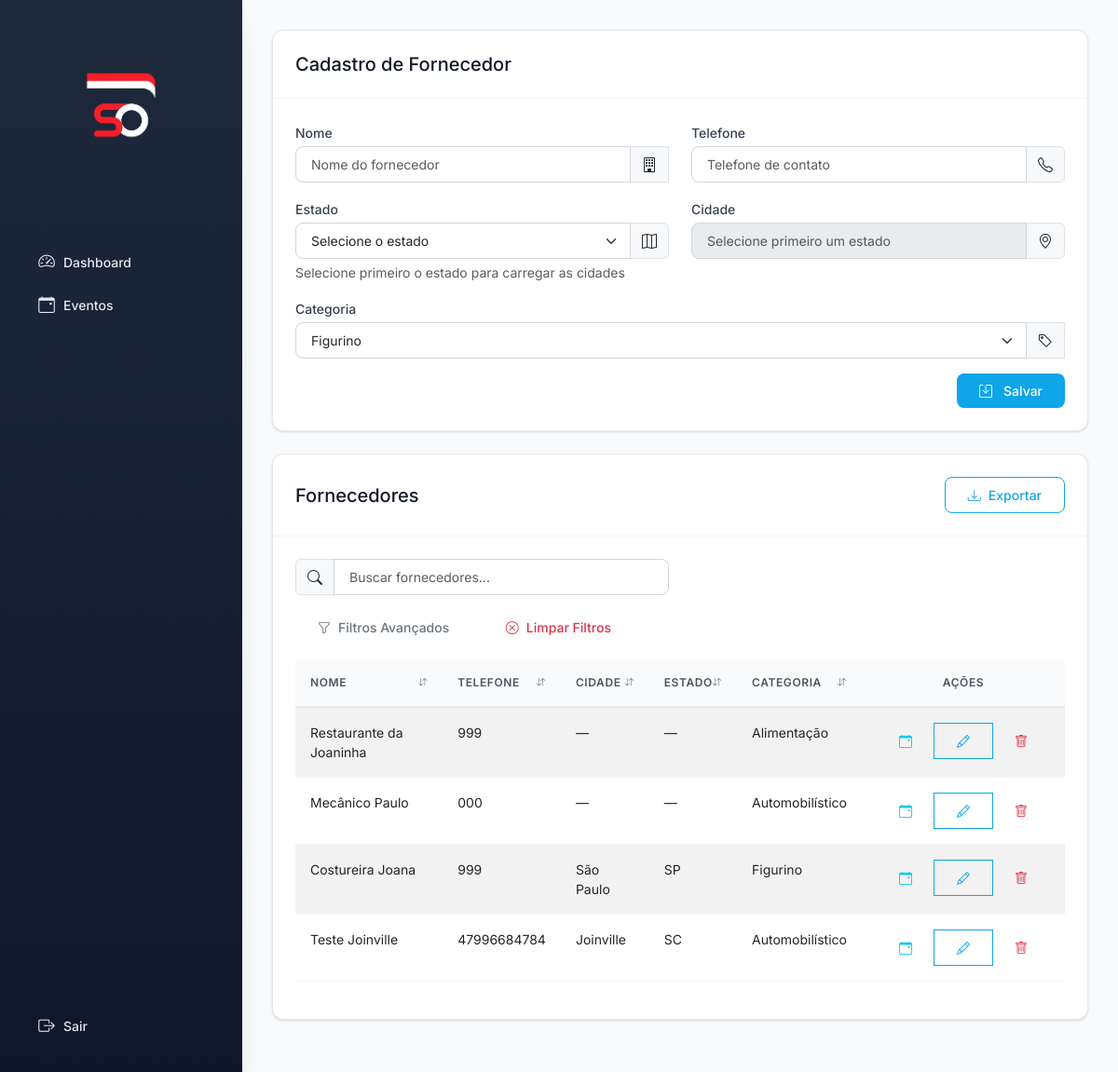
Page /cadastros/fornecedores on the committed database.
### models.py (models this page shows)
class Fornecedor(db.Model):
    __tablename__ = 'fornecedor'
    id_fornecedor = db.Column(db.Integer, primary_key=True)
    nome = db.Column(db.String, nullable=False)
    telefone = db.Column(db.String)
    cidade = db.Column(db.String)
    estado = db.Column(db.String)
    id_categoria_fornecedor = db.Column(db.Integer, db.ForeignKey('categoria_fornecedor.id_categoria_fornecedor'))

class CategoriaFornecedor(db.Model):
    __tablename__ = 'categoria_fornecedor'
    id_categoria_fornecedor = db.Column(db.Integer, primary_key=True)
    nome = db.Column(db.String, nullable=False)
    fornecedores = db.relationship('Fornecedor', backref='categoria')

### app.py (the view, shortened to what this page needs)
@app.route('/cadastros/fornecedores', methods=['GET', 'POST'])
def cadastrar_fornecedor():
    categorias_existentes = CategoriaFornecedor.query.all()
    if not categorias_existentes:
        flash('É necessário cadastrar pelo menos uma categoria de fornecedor antes de cadastrar fornecedores.', 'warning')
        return redirect(url_for('cadastrar_categoria_fornecedor'))
    form = FornecedorForm()
    form.id_categoria_fornecedor.choices = [(c.id_categoria_fornecedor, c.nome) for c in categorias_existentes]
    fornecedores = Fornecedor.query.all()
    return render_template('fornecedores.html', form=form, fornecedores=fornecedores)

### forms.py
class FornecedorForm(FlaskForm):
    ESTADOS_BRASILEIROS = [
        ('', 'Selecione o estado'),
        ('AC', 'Acre'),
        ('AL', 'Alagoas'),
        ('AP', 'Amapá'),
        ('AM', 'Amazonas'),
        ('BA', 'Bahia'),
        ('CE', 'Ceará'),
        ('DF', 'Distrito Federal'),
        ('ES', 'Espírito Santo'),
        ('GO', 'Goiás'),
        ('MA', 'Maranhão'),
        ('MT', 'Mato Grosso'),
        ('MS', 'Mato Grosso do Sul'),
        ('MG', 'Minas Gerais'),
        ('PA', 'Pará'),
        ('PB', 'Paraíba'),
        ('PR', 'Paraná'),
        ('PE', 'Pernambuco'),
        ('PI', 'Piauí'),
        ('RJ', 'Rio de Janeiro'),
        ('RN', 'Rio Grande do Norte'),
        ('RS', 'Rio Grande do Sul'),
        ('RO', 'Rondônia'),
        ('RR', 'Roraima'),
        ('SC', 'Santa Catarina'),
        ('SP', 'São Paulo'),
        ('SE', 'Sergipe'),
        ('TO', 'Tocantins')
    ]
    nome = StringField('Nome', validators=[InputRequired()])
    telefone = StringField('Telefone')
    cidade = StringField('Cidade')
    estado = SelectField('Estado', choices=ESTADOS_BRASILEIROS)
    id_categoria_fornecedor = SelectField('Categoria', coerce=int)

### templates/fornecedores.html (shortened to what this page needs)
{% extends 'base.html' %}
{% block content %}
{% if not form.id_categoria_fornecedor.choices or form.id_categoria_fornecedor.choices|length == 0 %}
<div class="alert alert-warning d-flex align-items-center" role="alert">
    <i class="bi bi-exclamation-triangle-fill me-2"></i>
    <div>
        <strong>Atenção!</strong> É necessário cadastrar pelo menos uma categoria de fornecedor antes de poder cadastrar fornecedores.
        <a href="{{ url_for('cadastrar_categoria_fornecedor') }}" class="btn btn-sm btn-outline-warning ms-2">
            <i class="bi bi-plus me-1"></i>Cadastrar Categoria
        </a>
    </div>
</div>
{% else %}
<div class="card mb-4">
    <div class="card-header d-flex justify-content-between align-items-center">
        <h5 class="mb-0">Cadastro de Fornecedor</h5>
    </div>
    <div class="card-body">
        <form method="POST" class="needs-validation" novalidate>
            <div class="row">
                <div class="col-md-6 mb-3">
                    {{ form.nome.label(class="form-label") }}
                    <div class="input-group">
                        {{ form.nome(class="form-control", placeholder="Nome do fornecedor", required=true) }}
                        <span class="input-group-text"><i class="bi bi-building"></i></span>
                    </div>
                </div>
                <div class="col-md-6 mb-3">
                    {{ form.telefone.label(class="form-label") }}
                    <div class="input-group">
                        {{ form.telefone(class="form-control", placeholder="Telefone de contato") }}
                        <span class="input-group-text"><i class="bi bi-telephone"></i></span>
                    </div>
                </div>
            </div>
            <div class="row">
                <div class="col-md-6 mb-3">
                    {{ form.estado.label(class="form-label") }}
                    <div class="input-group">
                        {{ form.estado(class="form-select", id="estado") }}
                        <span class="input-group-text"><i class="bi bi-map"></i></span>
                    </div>
                    <div class="form-text">Selecione primeiro o estado para carregar as cidades</div>
                </div>
                <div class="col-md-6 mb-3">
                    {{ form.cidade.label(class="form-label") }}
                    <div class="input-group">
                        {{ form.cidade(class="form-control", placeholder="Selecione primeiro um estado", id="cidade", disabled=true) }}
                        <span class="input-group-text"><i class="bi bi-geo-alt"></i></span>
                    </div>
                </div>
            </div>
            <div class="mb-3">
                {{ form.id_categoria_fornecedor.label(class="form-label") }}
                <div class="input-group">
                    {{ form.id_categoria_fornecedor(class="form-select", required=true) }}
                    <span class="input-group-text"><i class="bi bi-tag"></i></span>
                </div>
            </div>
            <div class="d-flex justify-content-end">
                <button type="submit" class="btn btn-primary">
                    <i class="bi bi-save me-2"></i>Salvar
                </button>
            </div>
        </form>
    </div>
</div>
{% endif %}
<div class="card">
    <div class="card-header d-flex justify-content-between align-items-center">
        <h5 class="mb-0">Fornecedores</h5>
        <div>
            <button class="btn btn-sm btn-outline-primary" id="btnExportar">
                <i class="bi bi-download me-1"></i>Exportar
            </button>
        </div>
    </div>
    <div class="card-body">
        {% if fornecedores %}
        <div class="row mb-3">
            <div class="col-md-6">
                <div class="input-group">
                    <span class="input-group-text"><i class="bi bi-search"></i></span>
                    <input type="text" class="form-control" id="searchInput" placeholder="Buscar fornecedores..." onkeyup="searchTable()">
                </div>
            </div>
        </div>
        <div class="table-responsive">
            <table class="table table-hover table-striped sortable-table" id="fornecedoresTable">
                <thead>
                    <tr>
                        <th>Nome</th>
                        <th>Telefone</th>
                        <th>Cidade</th>
                        <th>Estado</th>
                        <th>Categoria</th>
                        <th class="text-center no-sort" style="width: 150px;">Ações</th>
                    </tr>
                </thead>
                <tbody>
                    {% for f in fornecedores %}
                    <tr>
                        <td>{{ f.nome }}</td>
                        <td>{{ f.telefone or '—' }}</td>
                        <td>{{ f.cidade or '—' }}</td>
                        <td>{{ f.estado or '—' }}</td>
                        <td>{{ f.categoria.nome if f.categoria else '—' }}</td>
                        <td class="text-center">
                            <div class="btn-group" role="group">
                                <button type="button" class="btn btn-sm btn-outline-info btn-listar-eventos"
                                        data-id="{{ f.id_fornecedor }}"
                                        data-nome="{{ f.nome }}"
                                        data-tipo="fornecedor"
                                        title="Listar Eventos">
                                    <i class="bi bi-calendar-event"></i>
                                </button>
                                <a href="{{ url_for('editar_fornecedor', id=f.id_fornecedor) }}" class="btn btn-sm btn-outline-primary" title="Editar">
                                    <i class="bi bi-pencil"></i>
                                </a>
                                <a href="{{ url_for('excluir_fornecedor', id=f.id_fornecedor) }}" class="btn btn-sm btn-outline-danger"
                                   onclick="return confirm('Tem certeza que deseja excluir este fornecedor?')" title="Excluir">
                                    <i class="bi bi-trash"></i>
                                </a>
                            </div>
                        </td>
                    </tr>
                    {% endfor %}
                </tbody>
            </table>
        </div>
        {% else %}
        <div class="alert alert-info">
            <i class="bi bi-info-circle me-2"></i>Nenhum fornecedor cadastrado.
        </div>
        {% endif %}
    </div>
</div>
{% endblock %}

### static/style-modern.css (style rules this page uses)
:root { --primary-900: #0f172a; --primary-800: #1e293b; --primary-700: #334155; --primary-600: #475569; --primary-500: #64748b; --primary-400: #94a3b8; --primary-300: #cbd5e1; --primary-200: #e2e8f0; --primary-100: #f1f5f9; --primary-50: #f8fafc; --accent: #0ea5e9; --accent-light: #38bdf8; --accent-dark: #0284c7; --accent-50: #f0f9ff; --accent-100: #e0f2fe; --gray-50: #f9fafb; --gray-100: #f3f4f6; --gray-200: #e5e7eb; --gray-300: #d1d5db; --gray-400: #9ca3af; --gray-500: #6b7280; --gray-600: #4b5563; --gray-700: #374151; --gray-800: #1f2937; --gray-900: #111827; --success-light: #d1fae5; --success: #10b981; --success-dark: #059669; --warning-light: #fed7aa; --warning: #f59e0b; --warning-dark: #d97706; --danger-light: #fee2e2; --danger: #ef4444; --danger-dark: #dc2626; --info-light: #dbeafe; --info: #3b82f6; --info-dark: #2563eb; --spacing-xs: 0.25rem; --spacing-sm: 0.5rem; --spacing-md: 1rem; --spacing-lg: 1.5rem; --spacing-xl: 2rem; --spacing-2xl: 3rem; --font-sans: 'Inter', -apple-system, BlinkMacSystemFont, 'Segoe UI', 'Roboto', sans-serif; --font-size-xs: 0.75rem; --font-size-sm: 0.875rem; --font-size-base: 1rem; --font-size-lg: 1.125rem; --font-size-xl: 1.25rem; --font-size-2xl: 1.5rem; --font-size-3xl: 1.875rem; --radius-sm: 0.375rem; --radius-md: 0.5rem; --radius-lg: 0.75rem; --radius-xl: 1rem; --radius-2xl: 1.5rem; --radius-full: 9999px; --shadow-xs: 0 1px 2px 0 rgb(0 0 0 / 0.05); --shadow-sm: 0 1px 3px 0 rgb(0 0 0 / 0.1), 0 1px 2px -1px rgb(0 0 0 / 0.1); --shadow-md: 0 4px 6px -1px rgb(0 0 0 / 0.1), 0 2px 4px -2px rgb(0 0 0 / 0.1); --shadow-lg: 0 10px 15px -3px rgb(0 0 0 / 0.1), 0 4px 6px -4px rgb(0 0 0 / 0.1); --shadow-xl: 0 20px 25px -5px rgb(0 0 0 / 0.1), 0 8px 10px -6px rgb(0 0 0 / 0.1); --transition-fast: 150ms cubic-bezier(0.4, 0, 0.2, 1); --transition-base: 250ms cubic-bezier(0.4, 0, 0.2, 1); --transition-slow: 350ms cubic-bezier(0.4, 0, 0.2, 1); --z-base: 0; --z-dropdown: 10; --z-sticky: 20; --z-fixed: 30; --z-modal-backdrop: 40; --z-modal: 50; --z-popover: 60; --z-tooltip: 70; }
* { box-sizing: border-box; }
body { font-family: var(--font-sans); font-size: var(--font-size-base); line-height: 1.5; color: var(--gray-700); background-color: var(--gray-50); -webkit-font-smoothing: antialiased; -moz-osx-font-smoothing: grayscale; }
.card { background: white; border: 1px solid var(--gray-200); border-radius: var(--radius-lg); box-shadow: var(--shadow-sm); margin-bottom: var(--spacing-lg); transition: all var(--transition-base); }
.card-header { background: transparent; border-bottom: 1px solid var(--gray-100); padding: var(--spacing-lg); font-weight: 600; font-size: var(--font-size-lg); color: var(--gray-900); }
.card-body { padding: var(--spacing-lg); }
.btn { padding: var(--spacing-sm) var(--spacing-lg); border-radius: var(--radius-md); font-weight: 500; font-size: var(--font-size-sm); transition: all var(--transition-fast); border: none; display: inline-flex; align-items: center; gap: var(--spacing-xs); cursor: pointer; }
.btn-primary { background-color: var(--accent); color: white; }
.btn-outline-primary { background-color: transparent; color: var(--accent); border: 1.5px solid var(--accent); }
.form-control, .form-select { border: 1.5px solid var(--gray-300); border-radius: var(--radius-md); padding: var(--spacing-sm) var(--spacing-md); font-size: var(--font-size-sm); transition: all var(--transition-fast); background-color: white; }
.form-label { font-weight: 500; color: var(--gray-700); margin-bottom: var(--spacing-xs); font-size: var(--font-size-sm); }
.table { border-collapse: separate; border-spacing: 0; }
.table thead th { background-color: var(--gray-50); font-weight: 600; text-transform: uppercase; font-size: var(--font-size-xs); letter-spacing: 0.05em; color: var(--gray-600); padding: var(--spacing-md); border-bottom: 2px solid var(--gray-200); }
.table tbody td { padding: var(--spacing-md); border-bottom: 1px solid var(--gray-100); font-size: var(--font-size-sm); }

### rows in the picture
Fornecedor: nome "Restaurante da Joaninha", telefone "999", cidade "—", estado "—", categoria "Alimentação"
Fornecedor: nome "Mecânico Paulo", telefone "000", cidade "—", estado "—", categoria "Automobilístico"
Fornecedor: nome "Costureira Joana", telefone "999", cidade "São Paulo", estado "SP", categoria "Figurino"
Fornecedor: nome "Teste Joinville", telefone "47996684784", cidade "Joinville", estado "SC", categoria "Automobilístico"
